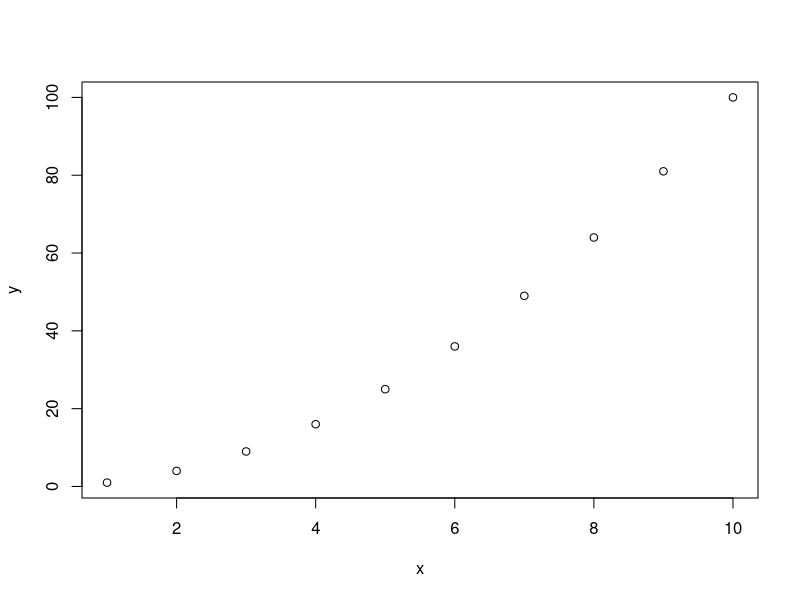
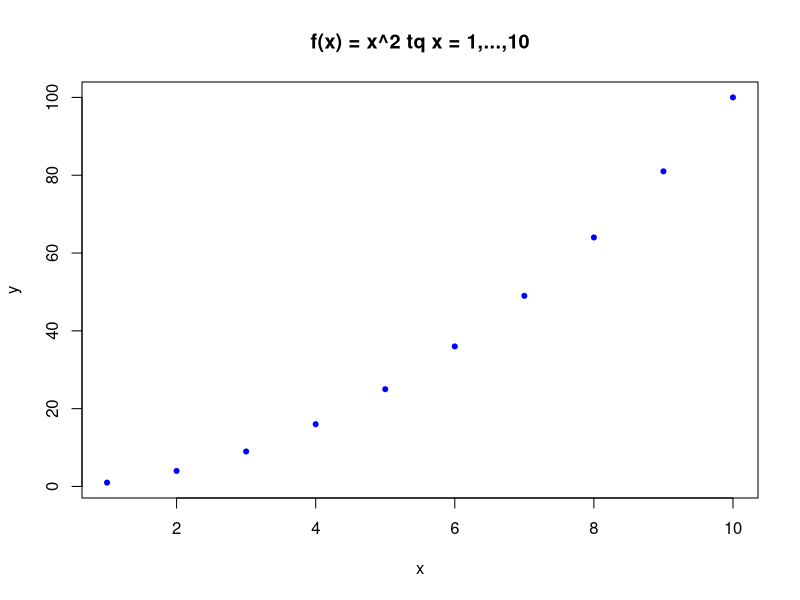

Recreate these plots in R, in order. (Note: this script raises an error after producing the figures.)
# 1.
v = c(seq(from = 1, to = 15, by = 2), vector("numeric", 7) + 11) # revisar ?vector

# 2.
x = 1:10
y = x^2
plot(x, y) # esencial
plot(x, y, col = "blue", type = "p", pch = 20,
	main = "f(x) = x^2 tq x = 1,...,10") # con mas argumentos graficos

# 3.
P = matrix(0, ncol = 4, nrow = 9)
for(i in 1:9)
	P[i, 1] = Fibo(i)

P[,2] = 2*1:9
for(i in 1:9){
	if(i%%2 == 0)
		P[i, 2] = -1 * P[i, 2]
}

for(i in 1:9){
	P[i, 3] = (1/2)^i
	if(i%%2 != 0)
		P[i, 3] = -1 * P[i, 3]

}

P[1, 4] = 1
P[2, 4] = -1
for(i in 2:8){
	if(i%%2 == 0)
		P[i+1, 4] = 2^i+1
	else
		P[i+1, 4] = -1*2^i-1
}

# 4.
X = matrix(c(1, -2,
			 1, -1,
			 1, 0,
			 1, 1,
			 1, 2), ncol = 2, byrow = T)
Y = as.matrix(c(0, 0, 1, 1, 3))

(B = X%*%t(X))
det(B) # No es invertible, su determinante es nulo
(C = -1*t(X)%*%Y) # no es invertible, no es cuadrada

# 5.
# Este ejercicio se puede resolver de diversas maneras.
# En este caso lo resolveremos de forma matricial Ax = b
A = matrix(c(1, 5,
			-2, -7), nrow = 2, byrow = TRUE)
# Aqui es importante poner byrow = TRUE, ya que por defecto completa
# por columnas.
b = c(7, -5)
(x = solve(A) %*% b) 

# 6.
squaref_sol = function(a, b, c){
	if(a == 0 & b != 0){
		print("Funcion lineal")
		return(-c/b)
	}
	else if(a == 0 & b == 0){
		if(c != 0)
			print("Incongruencia")
	}
	else{
		DET = b^2-4*a*c
		if(DET <= 0){
			if(DET == 0)
				print("reales iguales")
			else
				print("complejas conjugadas")
		}
		else
			print("reales distintas")
		x1 = (-b + sqrt(DET+0i))/(2*a)
		x2 = (-b - sqrt(DET+0i))/(2*a)
		return(c(x1, x2))

	}
}

# 7.
Tria = function(mat){
	plot(mat, main = "Triangulo",
		xlab = "EjeX", ylab = "EjeY")
	lines(mat[1:2,1], mat[1:2,2])
	lines(mat[2:3,1], mat[2:3,2])
	lines(mat[c(1,3),1], mat[c(1,3),2])
	ones = 1+vector("numeric", 2)
	Mones = ones %*% t(ones)
	if(sum(cor(mat) == Mones) == 4){
		print("Colineales")
	}
	else{
		D = dist(mat, method = "euclidian", diag = T)
		SortD = round(sort(c(D[1], D[2], D[3])),2)
		if(sum(SortD[1] == SortD[2:3]) == 2)
			print("Triangulo Equilatero")
		if(round(SortD[3]^2, 2)==(SortD[1]^2+SortD[2]^2))
			print("Triangulo Rectangulo")
		if(sum(SortD[2] == SortD[c(1,3)]) == 1)
			print("Triangulo Isosceles")
		else
			print("Triangulo Escaleno")
	}
	return(SortD)
 }
SortD=Tria(cbind(c(0,4,2),c(0,0,5)))

# 8.
Fibo = function(n){
	if(n == 1 || n == 2)
		return(1)
	else
		return(Fibo(n-1) + Fibo(n-2))
}

# 9.
Primo = function(n){
	primos = vector("numeric", n)
	count = 2
	i = 3
	primos[1] = 2
	while(count <= n){
        # iteration to check c is prime or not
        for(c in 2:i){
            if(i %% c == 0){
            	break
            }
        }
        if(c == i){ # c is prime
            primos[count] = i
            count = count + 1 # increment the count of prime numbers
        }
        i = i + 1
    }
    return(primos[n])
}
Primo(15)

# 10.
